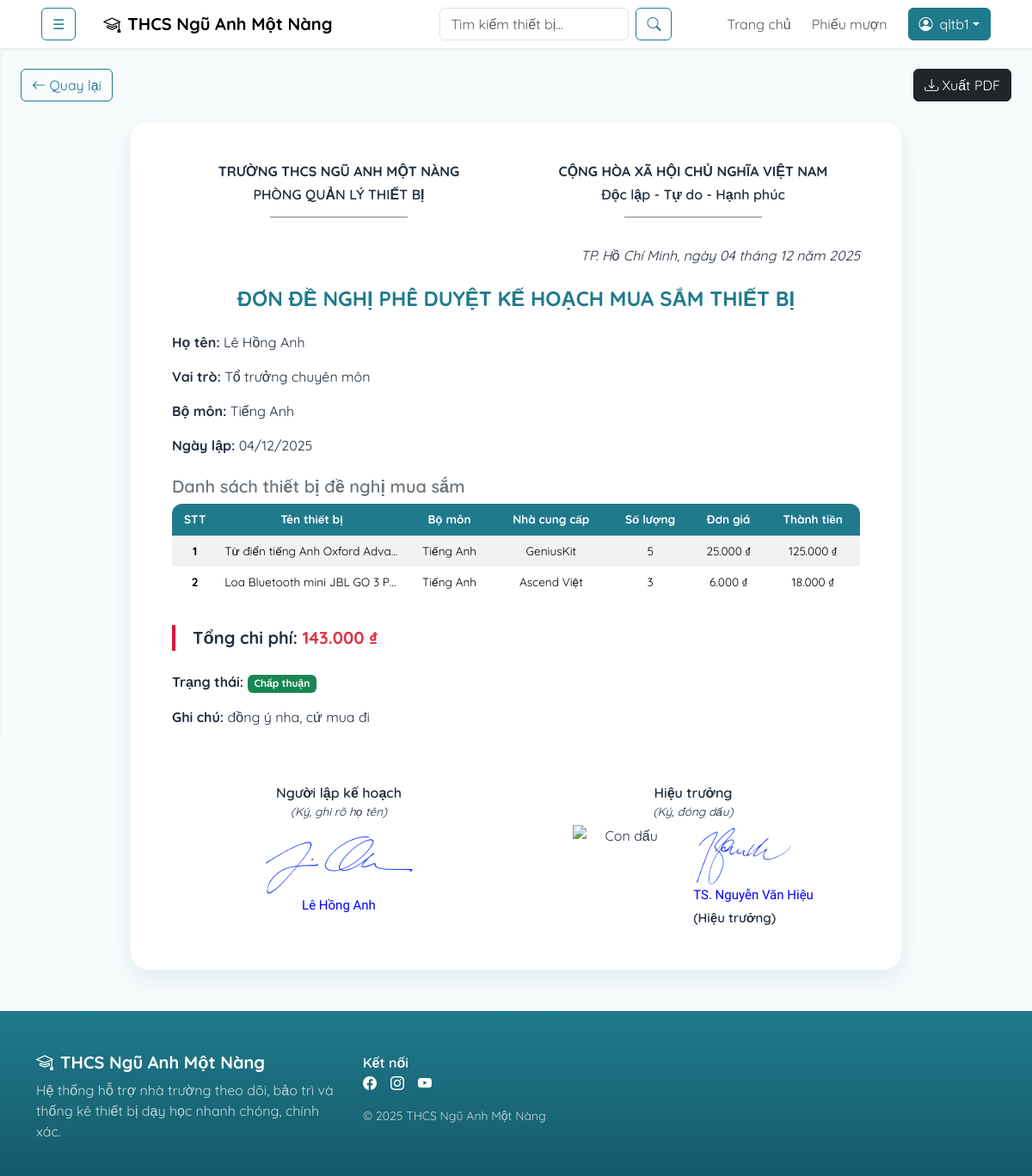
Screenshot of /index.php?page=xemmuasam&maKeHoachMuaSam=8 (signed in) with the database file from the repository.
### tables this page shows
CREATE TABLE `kehoachmuasam` (
  `maKeHoachMuaSam` int(11) NOT NULL,
  `maNguoiDung` int(11) NOT NULL,
  `ngayLap` date NOT NULL,
  `tongChiPhi` decimal(18,2) NOT NULL DEFAULT 0.00,
  `trangThai` varchar(50) NOT NULL,
  `ghiChu` text DEFAULT NULL
);

CREATE TABLE `nguoidung` (
  `maNguoiDung` int(11) NOT NULL,
  `tenDangNhap` varchar(255) NOT NULL,
  `matKhau` varchar(255) NOT NULL,
  `hoTen` varchar(255) DEFAULT NULL,
  `email` varchar(255) DEFAULT NULL,
  `soDienThoai` varchar(255) DEFAULT NULL,
  `maBoMon` int(11) DEFAULT NULL,
  `maVaiTro` int(11) DEFAULT NULL
);

CREATE TABLE `vaitro` (
  `maVaiTro` int(11) NOT NULL,
  `tenVaiTro` varchar(255) DEFAULT NULL,
  `moTa` text DEFAULT NULL
);

CREATE TABLE `bomon` (
  `maBoMon` int(11) NOT NULL,
  `tenBoMon` varchar(100) NOT NULL,
  `moTa` text DEFAULT NULL
);

CREATE TABLE `chitietkehoachmuasam` (
  `maChiTietKHMuaSam` int(11) NOT NULL,
  `maKeHoachMuaSam` int(11) NOT NULL,
  `maThietBi` int(11) NOT NULL,
  `soLuong` int(11) DEFAULT NULL,
  `donGia` decimal(18,2) DEFAULT NULL,
  `thanhTien` decimal(18,2) DEFAULT NULL
);

CREATE TABLE `thietbi` (
  `maThietBi` int(11) NOT NULL,
  `tenThietBi` varchar(255) NOT NULL,
  `hinhAnh` varchar(255) DEFAULT NULL,
  `donVi` varchar(50) NOT NULL,
  `soLuong` int(11) NOT NULL,
  `lop` varchar(50) NOT NULL,
  `maBoMon` int(11) NOT NULL,
  `maNhaCungCap` int(11) NOT NULL,
  `moTa` text DEFAULT NULL
);

CREATE TABLE `nhacungcap` (
  `maNhaCungCap` int(11) NOT NULL,
  `tenNhaCungCap` varchar(100) NOT NULL,
  `diaChi` varchar(255) DEFAULT NULL,
  `soDienThoai` varchar(20) DEFAULT NULL,
  `email` varchar(100) DEFAULT NULL
);

### App/Models/mKeHoachMuaSam.php (called while the page is built, shortened)
<?php
class modelKeHoachMuaSam {
    public function select01KeHoachMuaSam($maKeHoachMuaSam) {
        $p = new clsKetNoi();
        $truyvan = "SELECT * FROM kehoachmuasam ms
                    LEFT JOIN nguoidung nd ON ms.maNguoiDung = nd.maNguoiDung
                    LEFT JOIN vaitro vt ON nd.maVaiTro = vt.maVaiTro
                    LEFT JOIN bomon bm ON nd.maBoMon = bm.maBoMon
                    WHERE maKeHoachMuaSam = $maKeHoachMuaSam";
        $con = $p->moketnoi();
        $kq = mysqli_query($con, $truyvan);
        return $kq;
    }
    public function select01ChiTietKHMuaSam($maKeHoachMuaSam) {
        $p = new clsKetNoi();
        $truyvan = "SELECT *, ct.soLuong FROM chitietkehoachmuasam ct
                    JOIN thietbi tb ON ct.maThietBi = tb.maThietBi
                    JOIN kehoachmuasam ms ON ct.maKeHoachMuaSam = ms.maKeHoachMuaSam
                    JOIN nguoidung nd ON ms.maNguoiDung = nd.maNguoiDung
                    JOIN bomon bm ON tb.maBoMon = bm.maBoMon
                    JOIN nhacungcap ncc ON ncc.maNhaCungCap = tb.maNhaCungCap
                    JOIN vaitro vt ON nd.maVaiTro = vt.maVaiTro
                    WHERE ct.maKeHoachMuaSam = $maKeHoachMuaSam";
        $con = $p->moketnoi();
        $kq = mysqli_query($con, $truyvan);
        return $kq;
    }
}
?>

### App/Controllers/cKeHoachMuaSam.php (called while the page is built, shortened)
<?php
include_once('App/Models/mKeHoachMuaSam.php');
class controlKeHoachMuaSam {
    public function get01KeHoachMuaSam($maKeHoachMuaSam) {
        $p = new modelKeHoachMuaSam();
        $kq = $p->select01KeHoachMuaSam($maKeHoachMuaSam);
        return $kq;
    }
    public function get01ChiTietKHMuaSam($maKeHoachMuaSam) {
        $p = new modelKeHoachMuaSam();
        $kq = $p->select01ChiTietKHMuaSam($maKeHoachMuaSam);
        if(mysqli_num_rows($kq) > 0) return $kq;
        return false;
    }
}
?>

### App/Views/hieutruong/kehoachmuasam/xemmuasam.php (the view, shortened to what this page needs)
<?php
include_once('App/Controllers/cKeHoachMuaSam.php');
$p = new controlKeHoachMuaSam();
$maKeHoachMuaSam = $_GET['maKeHoachMuaSam'];
$kq = $p->get01KeHoachMuaSam($maKeHoachMuaSam);
if($kq && $kq->num_rows > 0) {
    $r = $kq->fetch_assoc();
} else {
    echo "<script>alert('Không tìm thấy kế hoạch!'); window.location.href='index.php?page=dskehoachmuasam';</script>";
    exit();
}
?>
<div class="d-flex justify-content-between align-items-center mx-4 my-4">
    <button type="button" class="btn btn-outline-primary" onclick="window.history.back();"><i class="bi bi-arrow-left"></i> Quay lại</button>
    <button type="button" id="exportPDF" class="btn btn-dark"><i class="bi bi-download"></i> Xuất PDF</button>
</div>
<div class="container d-flex justify-content-center align-items-center mb-5">
    <div class="card-na border-0" style="max-width: 56rem; width: 100%;">
        <div class="card-body p-5">
            <div class="row d-flex justify-content-between align-items-center mb-3">
                <div class="col-6 text-center">
                    <h6 class="fw-bold text-uppercase">Trường THCS Ngũ Anh Một Nàng</h6>
                    <h6 class="fw-semibold text-uppercase">Phòng Quản lý thiết bị</h6>
                    <div class="d-flex justify-content-center my-3">
                        <div style="width: 10em; border-bottom: 1px solid gray;"></div>
                    </div>
                </div>
                <div class="col-6 text-center">
                    <h6 class="fw-bold text-uppercase">Cộng hòa xã hội chủ nghĩa Việt Nam</h6>
                    <h6 class="fw-semibold">Độc lập - Tự do - Hạnh phúc</h6>
                    <div class="d-flex justify-content-center my-3">
                        <div style="width: 10em; border-bottom: 1px solid gray;"></div>
                    </div>
                </div>
            </div>
            <p class="text-end mb-4">
                <?php
                    $ngay = date("d", strtotime($r['ngayLap']));
                    $thang = date("m", strtotime($r['ngayLap']));
                    $nam = date("Y", strtotime($r['ngayLap']));
                    echo "<i>TP. Hồ Chí Minh, ngày $ngay tháng $thang năm $nam</i>";
                ?>
            </p>
            <h4 class="text-center fw-bold text-primary text-uppercase mb-4">Đơn đề nghị phê duyệt kế hoạch mua sắm thiết bị</h4>
            <p><strong>Họ tên:</strong> <?= $r['hoTen'] ?></p>
            <p><strong>Vai trò:</strong> <?= $r['tenVaiTro'] ?></p>
            <p><strong>Bộ môn:</strong> <?= !empty($r['tenBoMon']) ? $r['tenBoMon'] : 'Không có' ?></p>
            <p><strong>Ngày lập:</strong> <?= date("d/m/Y", strtotime($r['ngayLap'])) ?></p>
            <h5 class="fw-semibold text-secondary mt-4 mb-2">Danh sách thiết bị đề nghị mua sắm</h5>
            <div class="d-flex justify-content-center mb-3">
                <div class="table-responsive text-center" style="width: 100%;">
                    <table class="table table-striped table-borderless align-middle" style="font-size: 0.85em;">
                        <thead>
                            <tr>
                                <th>STT</th>
                                <th>Tên thiết bị</th>
                                <th>Bộ môn</th>
                                <th>Nhà cung cấp</th>
                                <th>Số lượng</th>
                                <th>Đơn giá</th>
                                <th>Thành tiền</th>
                            </tr>
                        </thead>
                        <tbody>
                            <?php
                            $res = $p->get01ChiTietKHMuaSam($maKeHoachMuaSam);
                            if($res && $res->num_rows > 0) {
                                $dem = 1;
                                while($row = $res->fetch_assoc()) {
                                    echo '<tr>';
                                    echo '<td><strong>' . $dem++ . '</strong></td>';
                                    echo '<td title="'. $row['tenThietBi'] .'">' . $row['tenThietBi'] . '</td>';
                                    echo '<td>' . $row['tenBoMon'] . '</td>';
                                    echo '<td>' . $row['tenNhaCungCap'] . '</td>';
                                    echo '<td>' . $row['soLuong'] . '</td>';
                                    echo '<td>' . number_format($row['donGia'], 0, ',', '.') . ' ₫</td>';
                                    echo '<td>' . number_format($row['thanhTien'], 0, ',', '.') . ' ₫</td>';
                                    echo '</tr>';
                                }
                            } else {
                                echo '<tr><td colspan="7" class="text-center text-muted">Chưa có thiết bị nào trong kế hoạch này.</td></tr>';
                            }
                            ?>
                        </tbody>
                    </table>
                </div>
            </div>
            <p class="fw-bold mb-4" style="font-size: 1.25rem; border-left: 4px solid crimson; padding-left: 1em;">
                Tổng chi phí:
                <span class="text-danger"><?= number_format($r['tongChiPhi'], 0, ',', '.') ?> ₫</span>
            </p>
            <p><strong>Trạng thái:</strong>
            <?php
            switch ($r['trangThai']) {
                case "Chấp thuận": echo '<span class="badge bg-success">' . $r['trangThai'] . '</span>'; break;
            }
            ?>
            </p>
            <p><strong>Ghi chú:</strong> <?= $r['ghiChu'] ?></p>
            <br><br>
            <div class="row">
                <div class="col-6 text-center">
                    <div class="fw-semibold">Người lập kế hoạch</div>
                    <div class="fst-italic" style="font-size:0.85rem;">(Ký, ghi rõ họ tên)</div>
                    <div style="margin-top:18px;">
                        <img src="../public/uploads/signature_nguoilap.png" alt="Chữ ký người lập" style="max-width:180px; max-height:70px; filter: brightness(0) saturate(100%) invert(12%) sepia(97%) saturate(7490%) hue-rotate(241deg) brightness(95%) contrast(106%);"">
                        <div style="font-family: 'Playwrite NO', cursive; font-size: 15px; color: blue"><?= $r['hoTen'] ?></div>
                    </div>
                </div>
                <div class="col-6 text-center">
                    <div class="fw-semibold">Hiệu trưởng</div>
                    <div class="fst-italic" style="font-size:0.85rem;">(Ký, đóng dấu)</div>
                    <?php if(isset($r['trangThai']) && $r['trangThai'] != "Chờ duyệt"): ?>
                    <div style="margin-top:6px; display:flex; justify-content:center; gap:20px; align-items:center;">
                        <div style="width:120px; height:120px; display:flex; justify-content:center; align-items:center; position:relative;">
                            <img src="../public/uploads/condau.png" alt="Con dấu" style="width:120px; height:120px; object-fit:contain;">
                        </div>
                        <div style="text-align:left;">
                            <img src="../public/uploads/signature_hieutruong.png" alt="Chữ ký Hiệu trưởng" style="max-width:180px; max-height:70px; filter: brightness(0) saturate(100%) invert(12%) sepia(97%) saturate(7490%) hue-rotate(241deg) brightness(95%) contrast(106%);">
                            <div style="font-family: 'Playwrite NO', cursive; font-size: 15px; color: blue">TS. Nguyễn Văn Hiệu</div>
                            <div style="font-size:15px; margin-top:4px; font-weight:600;">(Hiệu trưởng)</div>
                        </div>
                    </div>
                    <?php endif; ?>
                </div>
            </div>
        </div>
    </div>
</div>

### public/css/style.css (style rules this page uses)
:root { --na-primary: #1f7a8c; --na-primary-2: #155a6a; --na-accent: #f4a261; --na-ink: #24303f; --na-muted: #6c7a89; --na-bg: #f8fbfc; --na-card: #ffffff; --na-gold: #c9a227; --shadow-soft: 0 10px 30px rgba(31,122,140,.12); }
body { font-family: 'Quicksand', Arial, sans-serif; color:var(--na-ink); background:var(--na-bg) }
.btn-outline-primary { --bs-btn-color:var(--na-primary); --bs-btn-border-color:var(--na-primary); --bs-btn-hover-bg:var(--na-primary); --bs-btn-hover-border-color:var(--na-primary) }
.text-primary { color:var(--na-primary)!important }
.card-na { border:0; border-radius:1.25rem; box-shadow:var(--shadow-soft); background:var(--na-card) }
.table thead th { background-color: var(--na-primary); color: white; }
.table { border-radius: 12px; overflow: hidden; }

### App/Views/hieutruong/kehoachmuasam/xemmuasam.php (style rules this page uses)
th, td { max-width: 12.5em; white-space: nowrap; overflow: hidden; text-overflow: ellipsis; }

### rows the page displays
kehoachmuasam: ngayLap "04", ngayLap "12", ngayLap "2025", maNguoiDung.hoTen "Lê Hồng Anh", vaitro.tenVaiTro "Tổ trưởng chuyên môn", bomon.tenBoMon "Tiếng Anh", ngayLap "04/12/2025", tongChiPhi "143.000", trangThai "Chấp thuận", ghiChu "đồng ý nha, cứ mua đi"
chitietkehoachmuasam: maThietBi.tenThietBi "Từ điển tiếng Anh Oxford Adva…", bomon.tenBoMon "Tiếng Anh", nhacungcap.tenNhaCungCap "GeniusKit", soLuong "5", donGia "25.000", thanhTien "125.000"
chitietkehoachmuasam: maThietBi.tenThietBi "Loa Bluetooth mini JBL GO 3 P…", bomon.tenBoMon "Tiếng Anh", nhacungcap.tenNhaCungCap "Ascend Việt", soLuong "3", donGia "6.000", thanhTien "18.000"

### other values shown
$_SESSION['tenDangNhap'] "qltb1"
